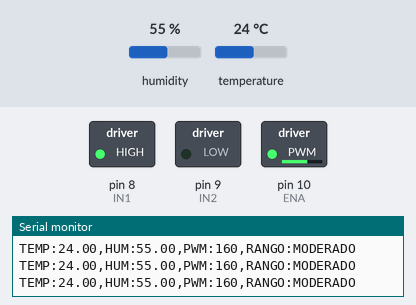
Recording of a sketch running on a simulated Arduino Uno, built with avr-gcc and run on an emulated ATmega328P. On the bench: switched loads named in the sketch (green lamp = pin HIGH), the last lines printed to the serial monitor. The test bench sets the inputs (shaded band); at power-on: humidity 55 %, temperature 24 °C.

Above: at 2.8 s.
2.9 s: humidity set to 41 %
5.6 s: humidity set to 38 %
At 7.3 s:
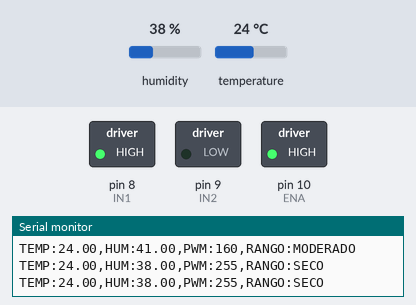
8.3 s: humidity set to 88 %
At 11.1 s:
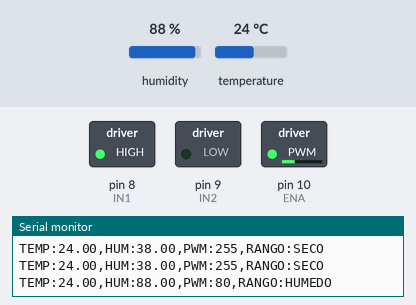
11.6 s: humidity set to 71 %
14.3 s: humidity set to 68 %
At 17.3 s:
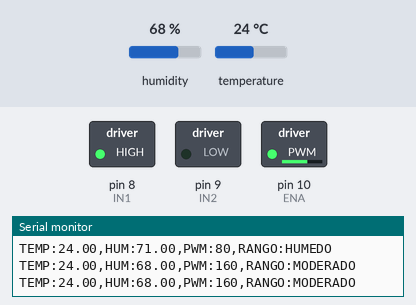
17.7 s: humidity set to 22 %
At 18.5 s:
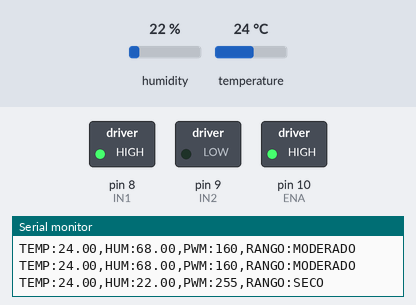
Timing chart, 0 to 20.7 s (numbered marks = the images above; inputs shaded):
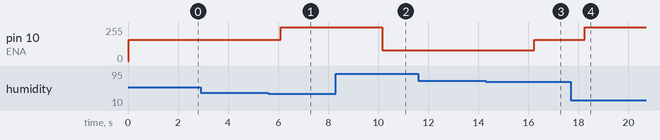

The sketch:

dht_motor.ino
```cpp
#include <DHT.h>

#define DHTPIN 2
#define DHTTYPE DHT11

DHT dht(DHTPIN, DHTTYPE);

// Pines puente H
const int IN1 = 8;
const int IN2 = 9;
const int ENA = 10; // PWM

float temperatura = 0;
float humedad = 0;

void setup() {
  Serial.begin(9600);
  dht.begin();

  pinMode(IN1, OUTPUT);
  pinMode(IN2, OUTPUT);
  pinMode(ENA, OUTPUT);

  // Dirección del motor (siempre igual)
  digitalWrite(IN1, HIGH);
  digitalWrite(IN2, LOW);
}

void loop() {
  humedad = dht.readHumidity();
  temperatura = dht.readTemperature();

  if (isnan(humedad) || isnan(temperatura)) {
    Serial.println("ERROR");
    return;
  }

  int velocidadPWM = 0;
  String rango = "";

  // 💧 RANGOS DE HUMEDAD (VERSIÓN INVERSA)
  // Mientras más humedad, menos velocidad
  if (humedad < 40) {
    velocidadPWM = 255;  // alta velocidad (seco)
    rango = "SECO";
  }
  else if (humedad >= 40 && humedad < 70) {
    velocidadPWM = 160;  // media velocidad (moderado)
    rango = "MODERADO";
  }
  else {
    velocidadPWM = 80;   // baja velocidad (húmedo)
    rango = "HUMEDO";
  }

  analogWrite(ENA, velocidadPWM);

  // Enviar datos a Python
  Serial.print("TEMP:");
  Serial.print(temperatura);
  Serial.print(",HUM:");
  Serial.print(humedad);
  Serial.print(",PWM:");
  Serial.print(velocidadPWM);
  Serial.print(",RANGO:");
  Serial.println(rango);

  delay(1000);
}
```

Measured:
- the behaviour switches between 40 and 39 % on humidity (found by bisection; images 0 and 1)
- the behaviour switches between 70 and 69 % on humidity (found by bisection; images 2 and 3)
- after the input at 5.6 s, pin 10 (ENA): 160/255 → 255/255 after 0.50 s
- after the input at 8.3 s, pin 10 (ENA): 255/255 → 80/255 after 1.9 s
- after the input at 14.3 s, pin 10 (ENA): 80/255 → 160/255 after 1.9 s
- after the input at 17.7 s, pin 10 (ENA): 160/255 → 255/255 after 0.56 s
